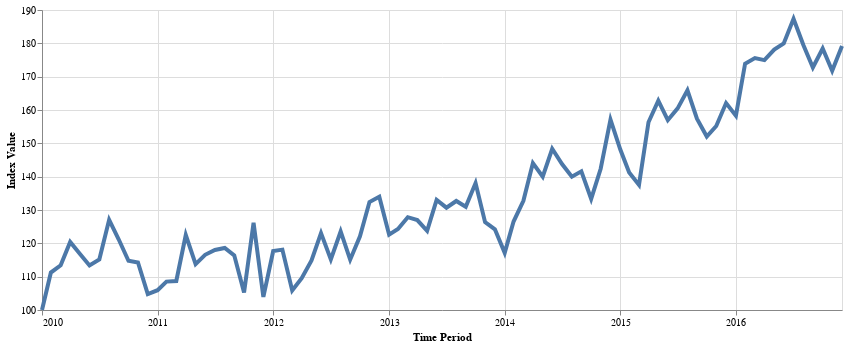

Write notebook code for a chart like this one.
### Code cell
plot_index(hed_index)

### Figure 1 — Vega-Lite specification as saved in the notebook (floating-point values rounded to 4 significant figures)
{"$schema": "https://vega.github.io/schema/vega-lite/v5.16.3.json", "config": {"view": {"continuousHeight": 300, "continuousWidth": 300}}, "data": {"name": "data-1779cbf6fd3934eb34686d2fafa44c92"}, "datasets": {"data-1779cbf6fd3934eb34686d2fafa44c92": [{"x": "2010-01-31T00:00:00", "y": 100}, {"x": "2010-02-28T00:00:00", "y": 111.2}, {"x": "2010-03-31T00:00:00", "y": 113.4}, {"x": "2010-04-30T00:00:00", "y": 120.4}, {"x": "2010-05-31T00:00:00", "y": 116.8}, {"x": "2010-06-30T00:00:00", "y": 113.4}, {"x": "2010-07-31T00:00:00", "y": 115.2}, {"x": "2010-08-31T00:00:00", "y": 127.0}, {"x": "2010-09-30T00:00:00", "y": 121.2}, {"x": "2010-10-31T00:00:00", "y": 114.8}, {"x": "2010-11-30T00:00:00", "y": 114.3}, {"x": "2010-12-31T00:00:00", "y": 104.8}, {"x": "2011-01-31T00:00:00", "y": 105.9}, {"x": "2011-02-28T00:00:00", "y": 108.5}, {"x": "2011-03-31T00:00:00", "y": 108.7}, {"x": "2011-04-30T00:00:00", "y": 122.5}, {"x": "2011-05-31T00:00:00", "y": 113.8}, {"x": "2011-06-30T00:00:00", "y": 116.6}, {"x": "2011-07-31T00:00:00", "y": 118.0}, {"x": "2011-08-31T00:00:00", "y": 118.6}, {"x": "2011-09-30T00:00:00", "y": 116.4}, {"x": "2011-10-31T00:00:00", "y": 105.3}, {"x": "2011-11-30T00:00:00", "y": 126.1}, {"x": "2011-12-31T00:00:00", "y": 103.9}, {"x": "2012-01-31T00:00:00", "y": 117.7}, {"x": "2012-02-29T00:00:00", "y": 118.1}, {"x": "2012-03-31T00:00:00", "y": 105.8}, {"x": "2012-04-30T00:00:00", "y": 109.5}, {"x": "2012-05-31T00:00:00", "y": 114.9}, {"x": "2012-06-30T00:00:00", "y": 123.1}, {"x": "2012-07-31T00:00:00", "y": 115.2}, {"x": "2012-08-31T00:00:00", "y": 123.6}, {"x": "2012-09-30T00:00:00", "y": 115.1}, {"x": "2012-10-31T00:00:00", "y": 122.1}, {"x": "2012-11-30T00:00:00", "y": 132.4}, {"x": "2012-12-31T00:00:00", "y": 134.0}, {"x": "2013-01-31T00:00:00", "y": 122.6}, {"x": "2013-02-28T00:00:00", "y": 124.3}, {"x": "2013-03-31T00:00:00", "y": 127.8}, {"x": "2013-04-30T00:00:00", "y": 127.0}, {"x": "2013-05-31T00:00:00", "y": 123.7}, {"x": "2013-06-30T00:00:00", "y": 133.0}, {"x": "2013-07-31T00:00:00", "y": 130.7}, {"x": "2013-08-31T00:00:00", "y": 132.7}, {"x": "2013-09-30T00:00:00", "y": 131.0}, {"x": "2013-10-31T00:00:00", "y": 138.1}, {"x": "2013-11-30T00:00:00", "y": 126.3}, {"x": "2013-12-31T00:00:00", "y": 124.2}, {"x": "2014-01-31T00:00:00", "y": 117.1}, {"x": "2014-02-28T00:00:00", "y": 126.5}, {"x": "2014-03-31T00:00:00", "y": 132.8}, {"x": "2014-04-30T00:00:00", "y": 144.1}, {"x": "2014-05-31T00:00:00", "y": 140.0}, {"x": "2014-06-30T00:00:00", "y": 148.4}, {"x": "2014-07-31T00:00:00", "y": 143.8}, {"x": "2014-08-31T00:00:00", "y": 140.0}, {"x": "2014-09-30T00:00:00", "y": 141.6}, {"x": "2014-10-31T00:00:00", "y": 133.3}, {"x": "2014-11-30T00:00:00", "y": 142.4}, {"x": "2014-12-31T00:00:00", "y": 157.1}, {"x": "2015-01-31T00:00:00", "y": 148.1}, {"x": "2015-02-28T00:00:00", "y": 141.2}, {"x": "2015-03-31T00:00:00", "y": 137.5}, {"x": "2015-04-30T00:00:00", "y": 156.3}, {"x": "2015-05-31T00:00:00", "y": 162.8}, {"x": "2015-06-30T00:00:00", "y": 157.0}, {"x": "2015-07-31T00:00:00", "y": 160.5}, {"x": "2015-08-31T00:00:00", "y": 165.9}, {"x": "2015-09-30T00:00:00", "y": 157.4}, {"x": "2015-10-31T00:00:00", "y": 152.0}, {"x": "2015-11-30T00:00:00", "y": 155.2}, {"x": "2015-12-31T00:00:00", "y": 162.1}, {"x": "2016-01-31T00:00:00", "y": 158.3}, {"x": "2016-02-29T00:00:00", "y": 173.9}, {"x": "2016-03-31T00:00:00", "y": 175.6}, {"x": "2016-04-30T00:00:00", "y": 175.0}, {"x": "2016-05-31T00:00:00", "y": 178.1}, {"x": "2016-06-30T00:00:00", "y": 180.0}, {"x": "2016-07-31T00:00:00", "y": 187.4}, {"x": "2016-08-31T00:00:00", "y": 179.5}, {"x": "2016-09-30T00:00:00", "y": 172.7}, {"x": "2016-10-31T00:00:00", "y": 178.4}, {"x": "2016-11-30T00:00:00", "y": 171.7}, {"x": "2016-12-31T00:00:00", "y": 179.2}]}, "encoding": {"x": {"axis": {"format": "%Y", "labelAngle": 0, "title": "Time Period", "values": ["2010-01-31T00:00:00", "2011-01-31T00:00:00", "2012-01-31T00:00:00", "2013-01-31T00:00:00", "2014-01-31T00:00:00", "2015-01-31T00:00:00", "2016-01-31T00:00:00"]}, "field": "x", "type": "temporal"}, "y": {"field": "y", "scale": {"zero": false}, "title": "Index Value", "type": "quantitative"}}, "height": 300, "mark": {"size": 4, "type": "line"}, "width": 800}
